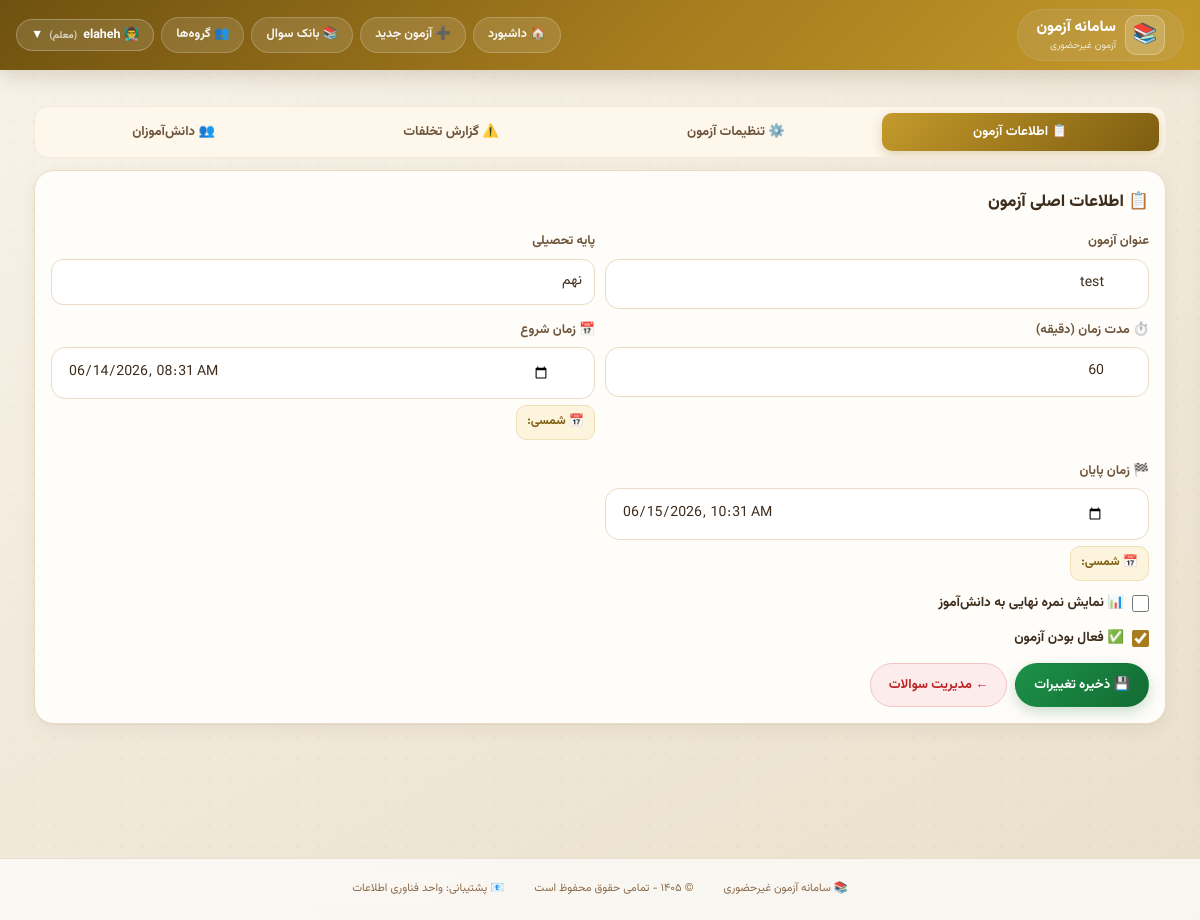
The app's page /teacher/exam/22/edit-info/ (signed in) with its own data.
### accounts/models.py (models this page shows, shortened)
class User(AbstractUser):
    ROLE_CHOICES = [
        ('admin', 'ادمین'),
        ('teacher', 'معلم'),
        ('student', 'دانش‌آموز'),
    ]
    role = models.CharField(max_length=10, choices=ROLE_CHOICES, default='student')
    grade = models.ForeignKey(Grade, on_delete=models.SET_NULL, null=True, blank=True)
    student_code = models.CharField(max_length=10, unique=True, null=True, blank=True)
    phone = models.CharField(max_length=15, blank=True)

class Grade(models.Model):
    GRADE_CHOICES = [
        ('7', 'هفتم'),
        ('8', 'هشتم'),
        ('9', 'نهم'),
    ]
    name = models.CharField(max_length=20, choices=GRADE_CHOICES, unique=True)

### exams/models.py (models this page shows, shortened)
class Exam(models.Model):
    title = models.CharField(max_length=200)
    teacher = models.ForeignKey(settings.AUTH_USER_MODEL, on_delete=models.CASCADE,
                                limit_choices_to={'role': 'teacher'})
    grade = models.ForeignKey(Grade, on_delete=models.CASCADE)
    duration_minutes = models.IntegerField()
    start_time = models.DateTimeField()
    end_time = models.DateTimeField()
    students = models.ManyToManyField(settings.AUTH_USER_MODEL, related_name='exams',
                                      limit_choices_to={'role': 'student'})
    is_active = models.BooleanField(default=True)
    show_score_to_student = models.BooleanField(default=False)
    created_at = models.DateTimeField(auto_now_add=True)
    random_questions = models.BooleanField(default=False)
    enable_anti_cheat = models.BooleanField(default=True, verbose_name="فعال کردن سیستم تشخیص تقلب")
    prevent_tab_switch = models.BooleanField(default=True, verbose_name="جلوگیری از تغییر تب")
    prevent_copy_paste = models.BooleanField(default=True, verbose_name="جلوگیری از کپی/پیست")
    track_ip = models.BooleanField(default=True, verbose_name="ردیابی IP")
    TIMER_TYPE_CHOICES = [
        ('floating', 'تایم شناور (از لحظه شروع دانش‌آموز)'),
        ('fixed', 'تایم ثابت (همه تا زمان پایان مشخص)'),
    ]
    timer_type = models.CharField(
        max_length=20,
        choices=TIMER_TYPE_CHOICES,
        default='floating',
        verbose_name="نوع تایمر"
    )
    show_questions_mode = models.CharField(
        max_length=20,
        choices=[('all', 'همه سوالات در یک صفحه'), ('one_by_one', 'هر سوال در یک صفحه')],
        default='one_by_one',
        verbose_name="نحوه نمایش سوالات"
    )
    show_back_button = models.BooleanField(default=True, verbose_name="نمایش دکمه بازگشت به سوال قبلی")
    allow_teacher_answer = models.BooleanField(default=True, verbose_name="معلم می‌تواند پاسخ تشریحی وارد کند")
    show_answers_after_exam = models.BooleanField(default=False,
                                                  verbose_name="نمایش پاسخ صحیح به دانش‌آموز بعد از اتمام")

### teacher_panel/views.py (the view, shortened to what this page needs)
# urls.py: path('exam/<int:exam_id>/edit-info/', views.edit_exam_info, name='edit_exam_info'),
@login_required
def edit_exam_info(request, exam_id):
    exam = get_object_or_404(Exam, id=exam_id, teacher=request.user)
    check_teacher_access(request.user, exam)
    success_msg = None
    error_msg = None
    def format_datetime(dt):
        if not dt:
            return ''
        try:
            if timezone.is_aware(dt):
                dt = timezone.localtime(dt)
            return dt.strftime('%Y-%m-%dT%H:%M')
        except:
            return ''
    cheats = CheatAttempt.objects.filter(session__exam=exam)
    cheats_stats = {
        'total_cheats': cheats.count(),
        'tab_switch': cheats.filter(cheat_type='tab_switch').count(),
        'copy_paste': cheats.filter(cheat_type='copy_paste').count(),
        'multiple_tabs': cheats.filter(cheat_type='multiple_tabs').count(),
    }
    return render(request, 'teacher_panel/edit_exam_info.html', {
        'exam': exam,
        'grades': Grade.objects.all(),
        'all_students': User.objects.filter(role='student'),
        'students': exam.students.all(),
        'my_groups': StudentGroup.objects.filter(teacher=request.user),
        'selected_student_ids': json.dumps(list(exam.students.values_list('id', flat=True))),
        'success_msg': success_msg,
        'error_msg': error_msg,
        'start_jalali': to_jalali(exam.start_time),
        'end_jalali': to_jalali(exam.end_time),
        'start_miladi': format_datetime(exam.start_time),
        'end_miladi': format_datetime(exam.end_time),
        'cheats_stats': cheats_stats,
        'recent_cheats': [
            {
                'student_name': c.session.student.get_full_name() or c.session.student.username,
                'cheat_type_display': c.get_cheat_type_display(),
                'detail': c.detail,
                'created_at': c.created_at,
            }
            for c in cheats.select_related('session__student').order_by('-created_at')[:10]
        ],
    })

### exams/context_processors.py (called while the page is built)
def announcements(request):
    user = getattr(request, 'user', None)
    if user is None or not getattr(user, 'is_authenticated', False) or user.role != 'student':
        return {}
    qs = Announcement.objects.filter(Q(grade__isnull=True) | Q(grade_id=user.grade_id))
    return {'bell_announcements': list(qs[:8]), 'bell_count': qs.count()}

### teacher_panel/views.py (called while the page is built)
def to_jalali(date_val):
    if not date_val:
        return ''
    try:
        if isinstance(date_val, str):
            date_val = datetime.fromisoformat(date_val.replace('Z', '+00:00'))
        if timezone.is_naive(date_val):
            date_val = timezone.make_aware(date_val)
        else:
            date_val = timezone.localtime(date_val)
        jd = jdatetime.datetime.fromgregorian(datetime=date_val)
        return jd.strftime('%Y/%m/%d %H:%M')
    except Exception:
        return ''

def check_teacher_access(user, exam=None):
    if user.role != 'teacher':
        raise PermissionDenied('شما دسترسی معلم ندارید')
    if exam and exam.teacher != user:
        raise PermissionDenied('شما به این آزمون دسترسی ندارید')
    return True

### templates/teacher_panel/edit_exam_info.html (shortened to what this page needs)
{% extends 'base.html' %}
{% load static %}
{% block content %}
<div class="container">
    <div class="tabs">
        <button class="tab-btn active" data-tab="info">📋 اطلاعات آزمون</button>
        <button class="tab-btn" data-tab="settings">⚙️ تنظیمات آزمون</button>
        <button class="tab-btn" data-tab="cheats">⚠️ گزارش تخلفات</button>
        <button class="tab-btn" data-tab="students">👥 دانش‌آموزان</button>
    </div>
    <div id="tab-info" class="tab-content active">
        <div class="card">
            <div class="card-title">📋 اطلاعات اصلی آزمون</div>
            <form method="post">
                <div class="form-row">
                    <div class="form-group">
                        <label>عنوان آزمون</label>
                        <input type="text" name="title" value="{{ exam.title }}" required>
                    </div>
                    <div class="form-group">
                        <label>پایه تحصیلی</label>
                        <select name="grade" required>
                            {% for grade in grades %}
                                <option value="{{ grade.id }}" {% if exam.grade.id == grade.id %}selected{% endif %}>{{ grade.get_name_display }}</option>
                            {% endfor %}
                        </select>
                    </div>
                </div>
                <div class="form-row">
                    <div class="form-group">
                        <label>⏱️ مدت زمان (دقیقه)</label>
                        <input type="number" name="duration" value="{{ exam.duration_minutes }}" required min="1" max="180">
                    </div>
                    <div class="form-group">
                        <label>📅 زمان شروع</label>
                        <input type="datetime-local" name="start_time" value="{{ start_miladi }}" required>
                        <div class="jalali-date">📅 شمسی: </div>
                    </div>
                    <div class="form-group">
                        <label>🏁 زمان پایان</label>
                        <input type="datetime-local" name="end_time" value="{{ end_miladi }}" required>
                        <div class="jalali-date">📅 شمسی: </div>
                    </div>
                </div>
                <div class="checkbox-group">
                    <input type="checkbox" name="show_score" id="show_score" {% if exam.show_score_to_student %}checked{% endif %}>
                    <label for="show_score">📊 نمایش نمره نهایی به دانش‌آموز</label>
                </div>
                <div class="checkbox-group">
                    <input type="checkbox" name="is_active" id="is_active" {% if exam.is_active %}checked{% endif %}>
                    <label for="is_active">✅ فعال بودن آزمون</label>
                </div>
                <div class="form-actions">
                    <button type="submit" name="save_info" class="btn-save">💾 ذخیره تغییرات</button>
                    <a href="{% url 'edit_exam' exam.id %}" class="btn-danger">← مدیریت سوالات</a>
                </div>
            </form>
        </div>
    </div>
</div>
{% endblock %}

### templates/base.html (shortened to what this page needs)
<!DOCTYPE html>
<html dir="rtl" lang="fa">
<head>
    {% load static %}
    <link rel="stylesheet" href="{% static 'css/site.css' %}?v=1">
</head>
<body>
<div class="navbar">
    <div class="nav-container">
        <div class="logo">
            <span class="logo-icon">📚</span>
            <div>
                <div class="logo-text">سامانه آزمون</div>
                <div class="logo-sub">آزمون غیرحضوری</div>
            </div>
        </div>
        <div class="nav-links">
            {% if user.is_authenticated %}
                {% if user.role == 'admin' %}
                    <a href="{% url 'admin_dashboard' %}" class="nav-link">🏠 داشبورد</a>
                    <a href="{% url 'manage_users' %}" class="nav-link">👥 مدیریت کاربران</a>
                    <a href="{% url 'manage_exams' %}" class="nav-link">📋 مدیریت آزمون‌ها</a>
                    <a href="{% url 'system_logs' %}" class="nav-link">📜 لاگ سیستم</a>
                {% elif user.role == 'teacher' %}
                    <a href="{% url 'teacher_dashboard' %}" class="nav-link">🏠 داشبورد</a>
                    <a href="{% url 'create_exam' %}" class="nav-link">➕ آزمون جدید</a>
                    <a href="{% url 'question_bank' %}" class="nav-link">📚 بانک سوال</a>
                    <a href="{% url 'groups' %}" class="nav-link">👥 گروه‌ها</a>
                {% endif %}
                <div class="dropdown" id="userDropdown">
                    <button class="dropdown-btn" id="dropdownBtn">
                        {% if user.role == 'admin' %}🛡️
                        {% elif user.role == 'teacher' %}👨‍🏫
                        {% else %}👤{% endif %}
                        {{ user.get_full_name|default:user.username }}
                        <span style="font-size: 10px; opacity: 0.7;">
                            ({% if user.role == 'admin' %}ادمین{% elif user.role == 'teacher' %}معلم{% else %}دانش‌آموز{% endif %})
                        </span>
                        ▼
                    </button>
                </div>
            {% else %}
                <a href="{% url 'login' %}" class="nav-link">🔐 ورود</a>
            {% endif %}
        </div>
    </div>
</div>
<div class="main-content">
    {% block content %}{% endblock %}
</div>
<div class="footer">
    <div class="footer-content">
        <span>📚 سامانه آزمون غیرحضوری</span>
        <span>© ۱۴۰۵ - تمامی حقوق محفوظ است</span>
        <span>📧 پشتیبانی: واحد فناوری اطلاعات</span>
    </div>
</div>
</body>
</html>

### static/css/site.css (style rules this page uses)
@media screen { :root { --bg1: #f8f3e9; --bg2: #e9dfcb; --card: #fffdfa; --card2: #fdf7ec; --ink: #3d2c1c; --ink2: #6d543a; --ink3: #9c8568; --line: #e9dcc4; --line2: #f3ead9; --gold: #c49a2b; --gold2: #a67c1e; --gold3: #7d5d10; --goldsoft: #fdf4de; --ok: #157a3b; --oksoft: #e7f6ec; --okline: #b9e2c6; --warn: #b96c07; --warnsoft: #fff3e0; --warnline: #f3d3a4; --err: #bd2222; --errsoft: #fdecec; --errline: #f2c4c4; --r-lg: 20px; --r-md: 14px; --r-sm: 10px; --sh1: 0 1px 2px rgba(80, 55, 30, .05), 0 6px 18px rgba(80, 55, 30, .06); } }
@media screen { html { -webkit-text-size-adjust: 100%; } }
@media screen { body { background-image: radial-gradient(rgba(140, 105, 20, .05) 1px, transparent 1.4px), linear-gradient(150deg, var(--bg1) 0%, var(--bg2) 100%); background-size: 22px 22px, auto; background-attachment: fixed; color: var(--ink); font-family: 'Vazirmatn', 'Segoe UI', Tahoma, system-ui, sans-serif; line-height: 1.85; } }
@media screen { body::before { content: none; } }
@media screen { a { color: var(--gold3); } }
@media screen { .navbar { position: sticky; top: 0; z-index: 900; background: linear-gradient(135deg, #6f5210, #a67c1e 55%, #c49a2b); border: none; box-shadow: 0 6px 20px rgba(80, 55, 30, .18); backdrop-filter: none; border-radius: 0; } }
@media screen { .nav-container { max-width: 1240px; margin: 0 auto; display: flex; align-items: center; gap: 12px; padding: 9px 16px; } }
@media screen { .logo { display: flex; align-items: center; gap: 9px; } }
@media screen { .logo-icon { width: 40px; height: 40px; font-size: 1.25rem; background: rgba(255, 255, 255, .16); border: 1px solid rgba(255, 255, 255, .28); border-radius: 12px; display: grid; place-items: center; } }
@media screen { .logo-text { color: #fff; font-weight: 800; font-size: .95rem; line-height: 1.4; } }
@media screen { .logo-sub { color: rgba(255, 255, 255, .78); font-size: .62rem; line-height: 1.4; } }
@media screen { .nav-links { display: flex; align-items: center; gap: 7px; flex-wrap: wrap; } }
@media screen { .nav-link { color: rgba(255, 255, 255, .94); text-decoration: none; background: rgba(255, 255, 255, .12); border: 1px solid rgba(255, 255, 255, .2); padding: 5px 14px; border-radius: 999px; font-size: .78rem; font-weight: 600; transition: .15s; white-space: nowrap; } }
@media screen { .dropdown-btn { display: inline-flex; align-items: center; gap: 6px; cursor: pointer; color: #fff; background: rgba(255, 255, 255, .12); border: 1px solid rgba(255, 255, 255, .25); padding: 5px 14px; border-radius: 999px; font-size: .78rem; font-weight: 700; font-family: inherit; } }
@media screen { input[type=text], input[type=search], input[type=password], input[type=number], input[type=email], input[type=date], input[type=datetime-local], select, textarea { background: #fff; border: 1.5px solid var(--line); border-radius: var(--r-md); padding: 9px 12px; font-size: .88rem; color: var(--ink); font-family: inherit; transition: .15s; line-height: 1.7; } }
@media screen { select { appearance: none; -webkit-appearance: none; background-repeat: no-repeat; background-position: left 12px center; background-size: 12px 8px; padding-left: 32px; cursor: pointer; } }
@media screen { label { font-size: .78rem; font-weight: 700; color: var(--ink2); } }
@media screen { a[class*="btn-"], a.btn { text-decoration: none; } }
@media screen { .form-group input, .input-box input, .input-wrap input { padding: 12px 44px 12px 16px; } }
@media screen { .btn-success, .btn-results, .btn-save, .btn-submit, .btn-answers { background: linear-gradient(135deg, #1c9149, #136b33); color: #fff; border-color: transparent; box-shadow: 0 5px 14px rgba(19, 107, 51, .22); } }
@media screen { .btn-danger, .btn-delete { background: var(--errsoft); color: var(--err); border: 1px solid var(--errline); } }
@media screen { .card, .welcome-card, .filter-card, .report-card, .panel, .box { background: var(--card); border: 1px solid var(--line); border-radius: var(--r-lg); box-shadow: var(--sh1); padding: 16px; } }
@media screen { .exam-card, .stat-card, .btn, .nav-link, .group-chip { transition: all .18s ease; } }
@media screen { .container, .container-custom, .container-dashboard { max-width: 1240px; margin: 0 auto; padding: 16px 14px 60px; } }
.form-row { display: grid; grid-template-columns: 1fr 1fr; gap: 10px; }
.form-row .form-group, .modal-card .form-group { margin-bottom: 10px; }

### records on screen
User: get_full_name "elaheh"
Exam: title "test", grade "نهم", duration "60", is_active "☑"
